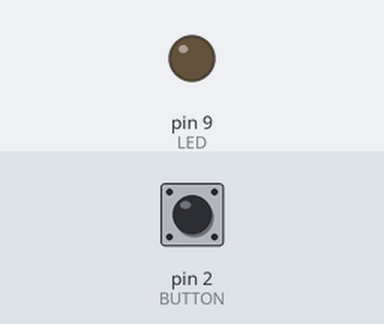
This sketch was run on a simulated Arduino Uno, built with avr-gcc and run on an emulated ATmega328P. Parts: output pins drawn as LEDs (lit = HIGH). The test bench sets the inputs (shaded band); at power-on: pin 2 (BUTTON) LOW.

Above: at 1.2 s.
1.3 s: pin 2 (BUTTON) pulled HIGH for 0.15 s
At 2.1 s:
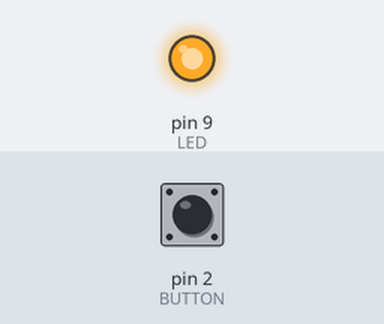
2.9 s: pin 2 (BUTTON) pulled HIGH for 1 s
At 3.3 s:
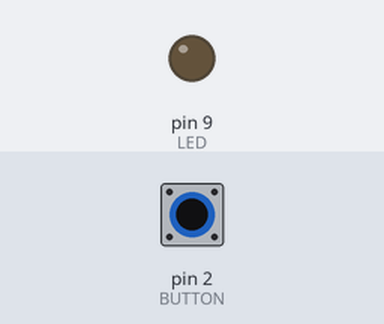
5.4 s: pin 2 (BUTTON) pulled HIGH for 3.2 s
At 6.4 s:
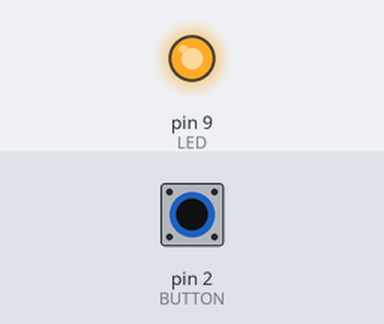
Timing chart, 0 to 8.4 s (numbered marks = the images above; inputs shaded):
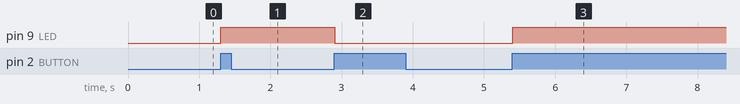

The sketch:

2-5-bounced_button_toggling.ino
```cpp
// ALL DIGITAL INPUTS MUST HAVE A PULL DOWN RESISTOR CONNECTED TO GROUND
const int LED = 9;     // LED connected to pin 9
const int BUTTON = 2;  // Button connected to pin 2

boolean prevButton = LOW;     // Contains prev button state
boolean currentButton = LOW;  // Contains current button state
boolean ledOn = false;        // Present state of LED (on/off)

void setup() {
  // put your setup code here, to run once:
  pinMode(LED, OUTPUT);
  pinMode(BUTTON, INPUT);
}

// Debouncing function
// - to account for button spring bouncing instead of settling when pressed
// Takes prevButton state as
// Returns current debounced button state
boolean debounce(boolean last) {
  boolean current = digitalRead(BUTTON);  // Read button state

  if (last != current) {
    delay(5);                       // Delay by 5ms
    current = digitalRead(BUTTON);  // Read button state again
  }

  return current;  // return current value
}

void loop() {
  // put your main code here, to run repeatedly:

  currentButton = debounce(prevButton);  // Read debounce state
  if (prevButton == LOW && currentButton == HIGH) {
    ledOn = !ledOn;
  }

  prevButton = currentButton;
  digitalWrite(LED, ledOn);
}
```

Measured:
- after the input at 1.3 s, pin 9 (LED): LOW → HIGH at once
- after the input at 2.9 s, pin 9 (LED): HIGH → LOW at once
- after the input at 5.4 s, pin 9 (LED): LOW → HIGH at once
